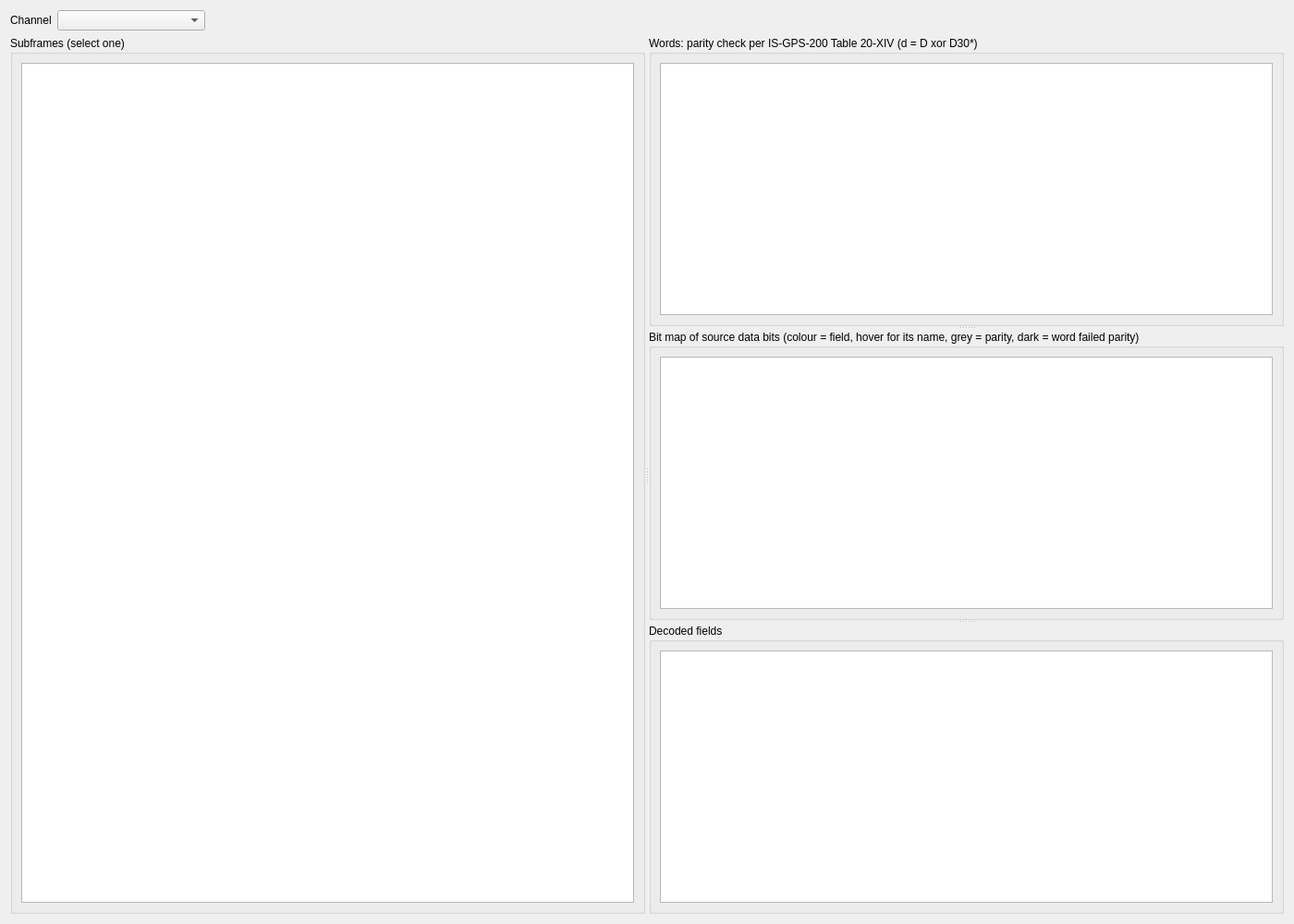
<?xml version="1.0" encoding="UTF-8"?>
<ui version="4.0">
 <class>NavMessagePage</class>
 <widget class="QWidget" name="NavMessagePage">
  <property name="geometry">
   <rect><x>0</x><y>0</y><width>1400</width><height>1000</height></rect>
  </property>
  <layout class="QVBoxLayout" name="mainLayout" stretch="0,1">
   <item>
    <layout class="QHBoxLayout" name="controlsLayout">
     <item><widget class="QLabel" name="channelLabel"><property name="text"><string>Channel</string></property></widget></item>
     <item><widget class="QComboBox" name="channelCombo"><property name="minimumSize"><size><width>160</width><height>0</height></size></property></widget></item>
     <item>
      <widget class="QLabel" name="headerLabel">
       <property name="sizePolicy"><sizepolicy hsizetype="Expanding" vsizetype="Preferred"><horstretch>1</horstretch><verstretch>0</verstretch></sizepolicy></property>
      </widget>
     </item>
    </layout>
   </item>
   <item>
    <widget class="QSplitter" name="splitter">
     <property name="orientation"><enum>Qt::Horizontal</enum></property>
     <widget class="QGroupBox" name="subframesGroup">
      <property name="title"><string>Subframes (select one)</string></property>
      <layout class="QVBoxLayout" name="subframesLayout">
       <item><widget class="gui::DataTable" name="subframesTable"/></item>
      </layout>
     </widget>
     <widget class="QSplitter" name="rightSplitter">
      <property name="orientation"><enum>Qt::Vertical</enum></property>
      <widget class="QGroupBox" name="wordsGroup">
       <property name="title"><string>Words: parity check per IS-GPS-200 Table 20-XIV (d = D xor D30*)</string></property>
       <layout class="QVBoxLayout" name="wordsLayout">
        <item><widget class="gui::DataTable" name="wordsTable"/></item>
       </layout>
      </widget>
      <widget class="QGroupBox" name="bitmapGroup">
       <property name="title"><string>Bit map of source data bits (colour = field, hover for its name, grey = parity, dark = word failed parity)</string></property>
       <layout class="QVBoxLayout" name="bitmapLayout">
        <item><widget class="gui::DataTable" name="bitmapTable"/></item>
       </layout>
      </widget>
      <widget class="QGroupBox" name="fieldsGroup">
       <property name="title"><string>Decoded fields</string></property>
       <layout class="QVBoxLayout" name="fieldsLayout">
        <item><widget class="gui::DataTable" name="fieldsTable"/></item>
       </layout>
      </widget>
     </widget>
    </widget>
   </item>
  </layout>
 </widget>
 <customwidgets>
  <customwidget>
   <class>gui::DataTable</class>
   <extends>QTableWidget</extends>
   <header>gui/DataTable.h</header>
  </customwidget>
 </customwidgets>
 <resources/>
 <connections/>
</ui>
